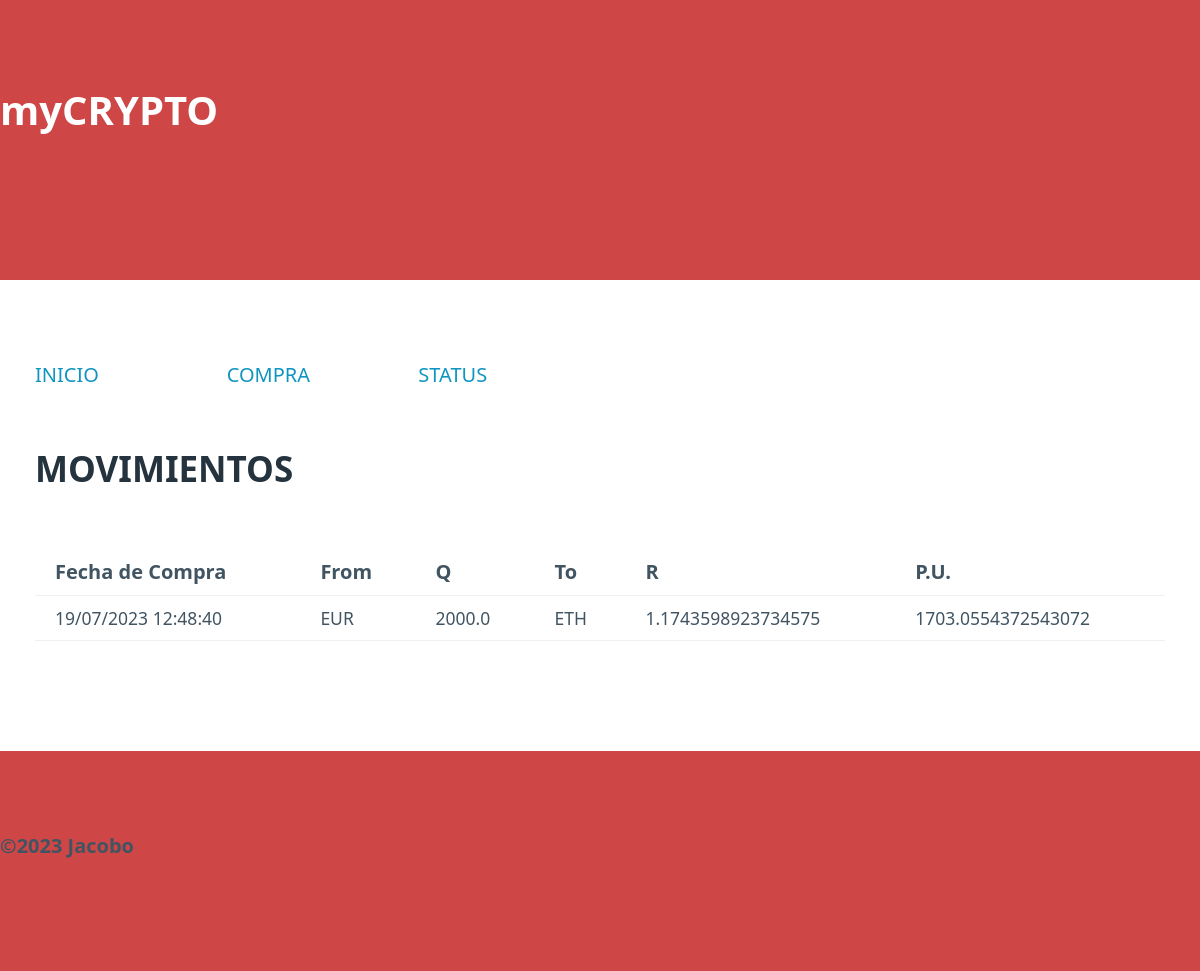
Before: / with the older database file.
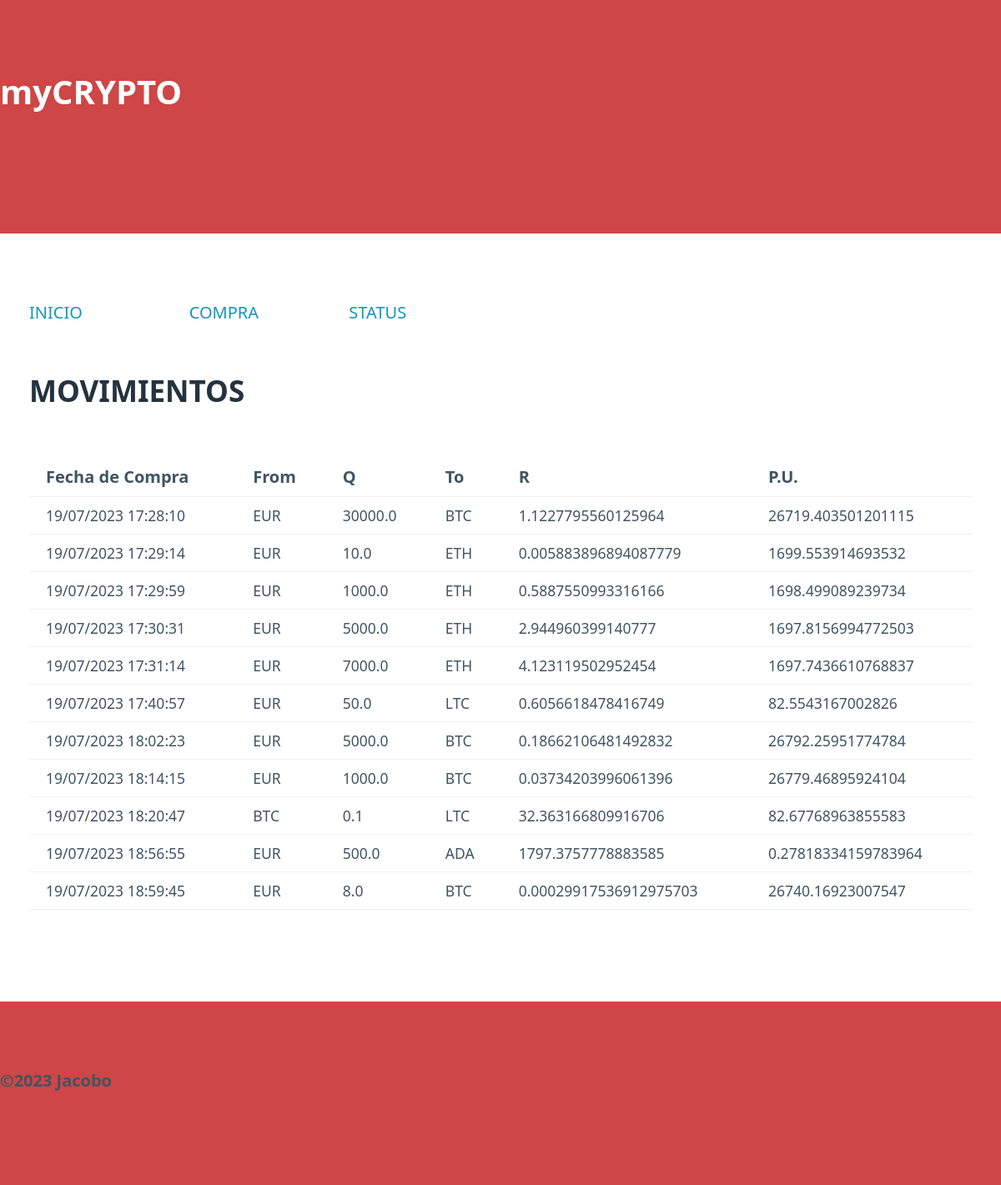
After: the same page with the newer database file.
### tables this page shows
CREATE TABLE "registro" (
	"id"	INTEGER NOT NULL,
	"Fecha"	TEXT NOT NULL,
	"Froome"	TEXT NOT NULL,
	"Q"	REAL NOT NULL,
	"Too"	TEXT NOT NULL,
	"R"	REAL NOT NULL,
	"PU"	REAL NOT NULL,
	PRIMARY KEY("id" AUTOINCREMENT)
);

### mi_aplicacion/routes.py (the view)
@app.route("/")
def index():
    print()
    print("saldos es", saldos())
    print()
    return render_template("index.html", resumen = show())

### mi_aplicacion/controler.py (called while the page is built)
def saldos():
    connection = sqlite3.connect("data/registro.db")
    cur = connection.cursor()
    criptos = ['EUR' ,'BTC', 'ETH', 'ADA', 'XRP', 'LTC']
    saldos = {}
    for cripto in criptos:
        query = """SELECT R FROM registro WHERE Too = (?) """
        cur.execute(query, (cripto,))
        sumatorio = cur.fetchall()
        if len(sumatorio) > 0:
            total = 0
            for saldo in sumatorio:
                total += saldo[0]
            saldos[cripto] = total
        else:
            saldos[cripto] = 0
    for cripto in criptos:
        query = """SELECT Q FROM registro WHERE Froome = (?) """
        cur.execute(query, (cripto,))
        sumatorio = cur.fetchall()
        if len(sumatorio) > 0:
            for saldo in sumatorio:
                saldos[cripto] -= saldo[0]
    return saldos

def show():
    connection = sqlite3.connect("data/registro.db")
    cur = connection.cursor()
    query = """SELECT * FROM registro;"""
    cur.execute(query)
    res = cur.fetchall()
    resumen = []
    for element in res:
        mov = Position(element[1], element[2], element[3], element[4],element[5], element[6])
        resumen.append(mov)
    return resumen

### mi_aplicacion/templates/index.html (shortened to what this page needs)
<html lang="en">
<head>
    <link rel="stylesheet" href="static/pico.css">
    <link rel="stylesheet" href="static/style.css">
</head>
<body>
    <header class="titulo">
        <h1>myCRYPTO</h1>
    </header>
    <main class="container">
    <div class="grid">
        <div>
            <a class="disabled" href="/">INICIO</a>
        </div>
        <div>
            <a href="/compra">COMPRA</a>
        </div>
        <div>
            <a href="/status">STATUS</a>
        </div>
        <div></div>
        <div></div>
        <div></div>
    </div>
    <h2>MOVIMIENTOS</h2>
    {% if resumen %}
    <table>
        <tr>
            <th><strong>Fecha de Compra</strong></th>
            <th><strong>From</strong></th>
            <th><strong>Q</strong></th>
            <th><strong>To</strong></th>
            <th><strong>R</strong></th>
            <th><strong>P.U.</strong></th>
        </tr>
        {% for posicion in resumen %}
        <tr>
            <td>{{posicion.moment}}</td>
            <td>{{posicion.coin_from}}</td>
            <td>{{posicion.q}}</td>
            <td>{{posicion.coin_to}}</td>
            <td>{{posicion.r}}</td>
            <td>{{posicion.value_u}}</td>
        </tr>
        {% endfor %}
    </table>
    {% else %}
    <h5>Aún no tienes ninguna compra en tu cartera</h5>
    {% endif %}
    </main>
    <footer class="titulo">
        <p><strong>&copy2023 Jacobo</strong></p>
    </footer>
</body>
</html>

### mi_aplicacion/static/style.css (style rules this page uses)
.disabled { cursor: not-allowed; pointer-events: none; }
.titulo { background-color: rgb(206, 70, 70); font-weight: bold; }
h1 { color: white; font-size: 2em; }

Changed rows visible on the page:
removed registro: moment "19/07/2023 12:48:40", coin_from "EUR", q "2000.0", coin_to "ETH", r "1.1743598923734575", value_u "1703.0554372543072"
added registro: moment "19/07/2023 17:28:10", coin_from "EUR", q "30000.0", coin_to "BTC", r "1.1227795560125964", value_u "26719.403501201115"
added registro: moment "19/07/2023 17:29:14", coin_from "EUR", q "10.0", coin_to "ETH", r "0.005883896894087779", value_u "1699.553914693532"
added registro: moment "19/07/2023 17:29:59", coin_from "EUR", q "1000.0", coin_to "ETH", r "0.5887550993316166", value_u "1698.499089239734"
added registro: moment "19/07/2023 17:30:31", coin_from "EUR", q "5000.0", coin_to "ETH", r "2.944960399140777", value_u "1697.8156994772503"
added registro: moment "19/07/2023 17:31:14", coin_from "EUR", q "7000.0", coin_to "ETH", r "4.123119502952454", value_u "1697.7436610768837"
added registro: moment "19/07/2023 17:40:57", coin_from "EUR", q "50.0", coin_to "LTC", r "0.6056618478416749", value_u "82.5543167002826"
added registro: moment "19/07/2023 18:02:23", coin_from "EUR", q "5000.0", coin_to "BTC", r "0.18662106481492832", value_u "26792.25951774784"
added registro: moment "19/07/2023 18:14:15", coin_from "EUR", q "1000.0", coin_to "BTC", r "0.03734203996061396", value_u "26779.46895924104"
added registro: moment "19/07/2023 18:20:47", coin_from "BTC", q "0.1", coin_to "LTC", r "32.363166809916706", value_u "82.67768963855583"
added registro: moment "19/07/2023 18:56:55", coin_from "EUR", q "500.0", coin_to "ADA", r "1797.3757778883585", value_u "0.27818334159783964"
added registro: moment "19/07/2023 18:59:45", coin_from "EUR", q "8.0", coin_to "BTC", r "0.00029917536912975703", value_u "26740.16923007547"
